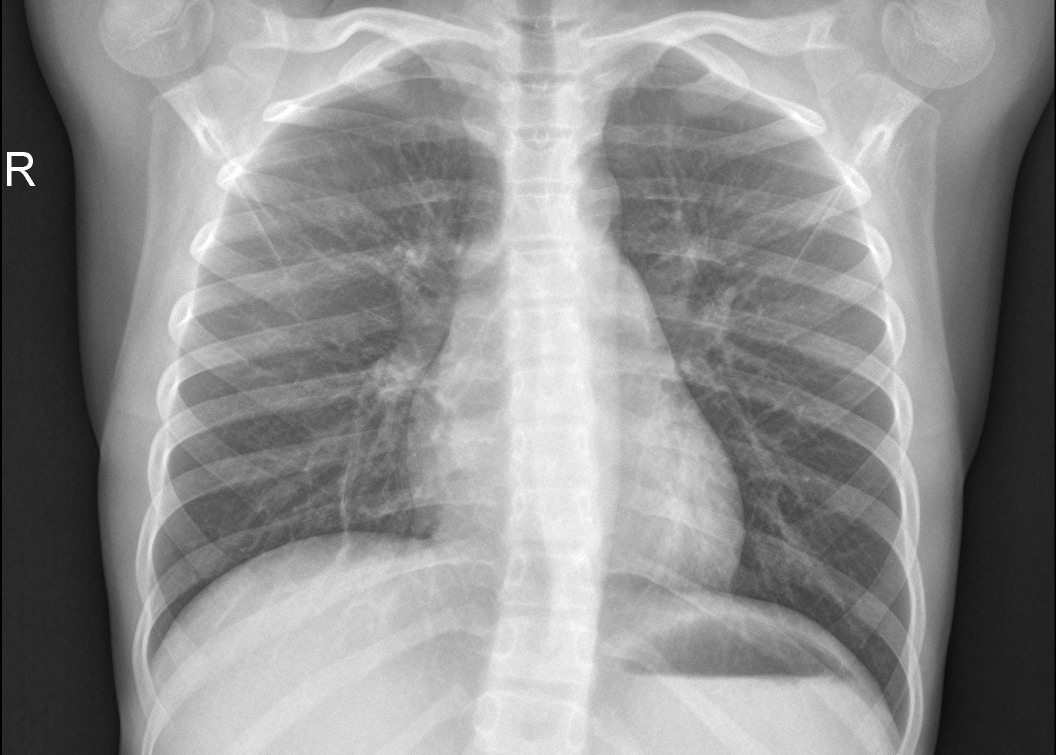
#> input picture chest_xray/test/NORMAL/IM-0003-0001.jpeg, 2111 x 1509 px (shown at 1/2 size); its folder holds only this picture in this run
$ jupyter execute --allow-errors chestxray.ipynb
#> lines starting #> are read from the running program, lines starting #| are printed output that depends on the picture
[cell 1]
import glob
import cv2
import os
import numpy as np
from sklearn.linear_model import LogisticRegression
from sklearn.svm import SVC
from sklearn.preprocessing import LabelEncoder, StandardScaler, MinMaxScaler

### Bài 1: Hãy đọc dữ liệu, và cho biết các thông tin sau:

a) Mục tiêu / tác vụ mà bộ dữ liệu hướng tới là gì?

### Mục tiêu của bộ dữ liệu là xây dựng một mô hình phân loại để nhận diện bệnh nhiễm khuẩn phổi (PNEUMONIA) từ ảnh X-Quang. Mô hình sẽ dự đoán một trong hai nhãn: "NORMAL" (bình thường) và "PNEUMONIA" (bệnh).

b) Kích thước của dữ liệu là bao nhiêu trên các tập train, dev và test?

[cell 2]
IMG_SIZE = 227
classes = ['NORMAL', 'PNEUMONIA']

def load_dataset(path):
    X = []
    y = []

    for c in classes:
        class_path = os.path.join(path, c)
        files = glob.glob(class_path + "/*.jpeg")
        for file in files:
            img = cv2.imread(file)
#> img is the input picture: shape (1509, 2111, 3); min 0, max 255, mean 142.4
            img = cv2.resize(img, (IMG_SIZE, IMG_SIZE))
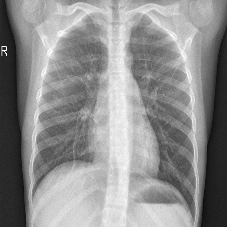
#> img: shape (227, 227, 3); min 13, max 255, mean 142.4
            img = img.flatten()
            X.append(img)
            y.append(c)
    X = np.array(X)
    y = np.array(y)
    label_encoder = LabelEncoder()
    y_encoded = label_encoder.fit_transform(y)
    return X, y_encoded

# Đường dẫn tới các thư mục train, dev, test
train_path = "/kaggle/input/chest-xray/chest_xray/train"
val_path = "/kaggle/input/chest-xray/chest_xray/val"
test_path = "/kaggle/input/chest-xray/chest_xray/test"

# Đọc dữ liệu
X_train, y_train = load_dataset(train_path)
#> y_train = [0]
X_val, y_val = load_dataset(val_path)
#> y_val = [0]
X_test, y_test = load_dataset(test_path)
#> y_test = [0]

# Kích thước dữ liệu
print("Train set size:", X_train.shape)
#| Train set size: (1, 154587)
print("Val set size:", X_val.shape)
#| Val set size: (1, 154587)
print("Test set size:", X_test.shape)
#| Test set size: (1, 154587)

c) Phân bố nhãn theo từng tác vụ trên các tập train, dev và test. Vẽ biểu đồ barplot thể hiện phân bố nhãn trên từng tập dữ liệu.

[cell 3]
import seaborn as sns
import matplotlib.pyplot as plt

def plot_label_distribution(y_train, y_val, y_test):
    train_labels, train_counts = np.unique(y_train, return_counts=True)
#> train_labels = [0]; train_counts = [1]
    val_labels, val_counts = np.unique(y_val, return_counts=True)
#> val_labels = [0]; val_counts = [1]
    test_labels, test_counts = np.unique(y_test, return_counts=True)
#> test_labels = [0]; test_counts = [1]

    fig, axes = plt.subplots(1, 3, figsize=(18, 5))

    sns.barplot(x=train_labels, y=train_counts, ax=axes[0])
    axes[0].set_title("Train set label distribution")
    sns.barplot(x=val_labels, y=val_counts, ax=axes[1])
    axes[1].set_title("val set label distribution")
    sns.barplot(x=test_labels, y=test_counts, ax=axes[2])
    axes[2].set_title("Test set label distribution")

    plt.show()
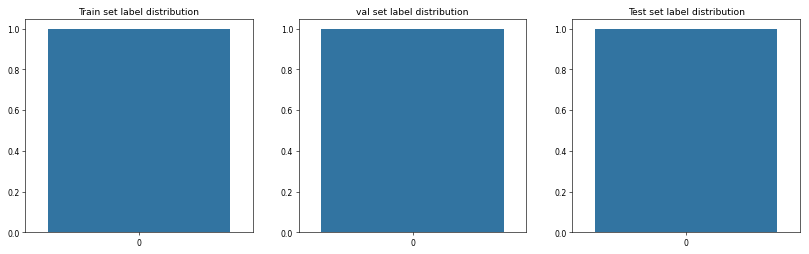
#> figure drawn by matplotlib, 3 panels

plot_label_distribution(y_train, y_val, y_test)

d) Hãy hiển thị khoảng 3 bức hình về ảnh X-Quang phổi lên màn hình.

[cell 4]
import matplotlib.pyplot as plt
import numpy as np

def show_samples(X, y, num_samples=3):
    fig, axes = plt.subplots(1, num_samples, figsize=(15, 5))
    indices = np.random.choice(range(X.shape[0]), num_samples, replace=False)
    for i, idx in enumerate(indices):
        axes[i].imshow(X[idx].reshape((IMG_SIZE, IMG_SIZE, 3)), cmap='gray')
        label = 'NORMAL' if y[idx] == 0 else 'PNEUMONIA'
        axes[i].set_title(f"Label: {label}")
        axes[i].axis('off')
    plt.show()

# Hiển thị mẫu ảnh
#> (the rest of this cell did not finish here and is left out)

### Bài 2: Huấn luyện mô hình bằng phương pháp Logistic Regression

[cell 5]
from sklearn.utils import resample
def balance_dataset(X, y):
    # Tạo mảng chứa chỉ mục của mỗi lớp
    indices_per_class = [np.where(y == i)[0] for i in np.unique(y)]
#> indices_per_class = [[0]]

    # Tìm chỉ mục của lớp có số lượng mẫu ít nhất
    min_samples = min([len(indices) for indices in indices_per_class])
#> min_samples = 1

    # Downsample từng lớp về số lượng mẫu ít nhất
    X_balanced = []
    y_balanced = []
    for indices in indices_per_class:
        downsampled_indices = resample(indices, replace=False, n_samples=min_samples, random_state=42)
        X_balanced.extend(X[downsampled_indices])
        y_balanced.extend(y[downsampled_indices])
#> this loop made 1 pass
#> (indices, downsampled_indices) on pass 1: ([0], [0])
#> after the loop, X_balanced = 1 item; y_balanced = [0]

    # Chuyển đổi thành mảng numpy
    X_balanced = np.array(X_balanced)
    y_balanced = np.array(y_balanced)

    return X_balanced, y_balanced

X_train_balanced, y_train_balanced = balance_dataset(X_train, y_train)
#> y_train_balanced = [0]
